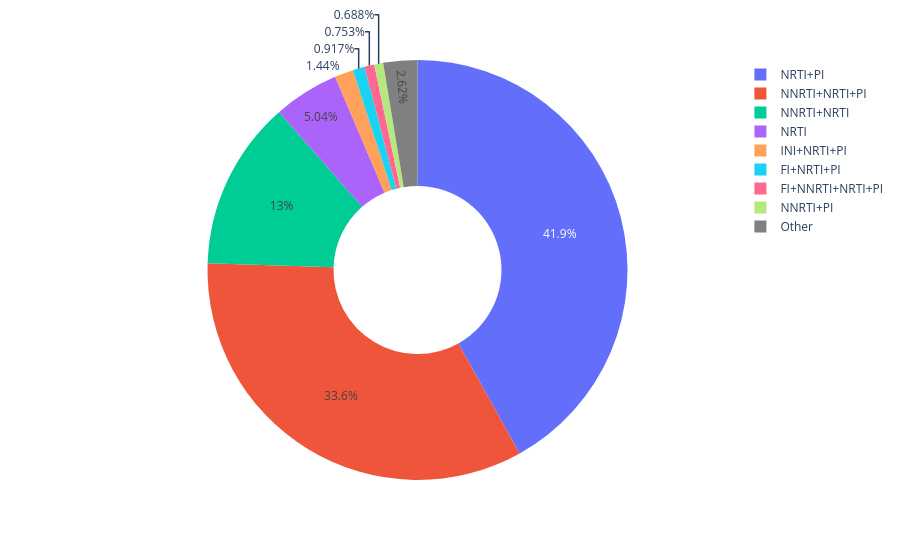

Notebook source saved alongside this figure:
### Code cell
threshold = 20

df_plot = df.copy()
df_plot.loc[df_plot['tce_count'] < threshold, 'class_signature'] = 'Other'
df_plot = df_plot.groupby('class_signature', as_index=False)['tce_count'].sum()

df_plot = df_plot.sort_values('tce_count', ascending=False)
other_row = df_plot[df_plot['class_signature'] == 'Other']
df_plot = pd.concat([df_plot[df_plot['class_signature'] != 'Other'], other_row])

color_map = {sig: px.colors.qualitative.Plotly[i % len(px.colors.qualitative.Plotly)]
             for i, sig in enumerate(df_plot[df_plot['class_signature'] != 'Other']['class_signature'])}
color_map['Other'] = '#808080'

legend_order = list(df_plot[df_plot['class_signature'] != 'Other']['class_signature']) + ['Other']

fig = px.pie(
    df_plot,
    names="class_signature",
    values="tce_count",
    hole=0.4,
    color="class_signature",
    color_discrete_map=color_map,
    category_orders={"class_signature": legend_order}
)

fig.show()
fig.write_image("drug_class_combinations.png")

### Figure 1 — Plotly figure (JSON) as saved in the notebook; plotly's stock layout.template omitted (floating-point values rounded to 4 significant figures)
{"data": [{"customdata": [["NRTI+PI"], ["NNRTI+NRTI+PI"], ["NNRTI+NRTI"], ["NRTI"], ["INI+NRTI+PI"], ["FI+NRTI+PI"], ["FI+NNRTI+NRTI+PI"], ["NNRTI+PI"], ["Other"]], "direction": "clockwise", "domain": {"x": [0, 1], "y": [0, 1]}, "hole": 0.4, "hovertemplate": "class_signature=%{customdata[0]}<br>tce_count=%{value}<extra></extra>", "labels": ["NRTI+PI", "NNRTI+NRTI+PI", "NNRTI+NRTI", "NRTI", "INI+NRTI+PI", "FI+NRTI+PI", "FI+NNRTI+NRTI+PI", "NNRTI+PI", "Other"], "legendgroup": "", "marker": {"colors": ["#636EFA", "#EF553B", "#00CC96", "#AB63FA", "#FFA15A", "#19D3F3", "#FF6692", "#B6E880", "#808080"]}, "name": "", "showlegend": true, "sort": false, "type": "pie", "values": [1280, 1026, 398, 154, 44, 28, 23, 21, 80]}], "layout": {"legend": {"tracegroupgap": 0}, "margin": {"t": 60}}}
